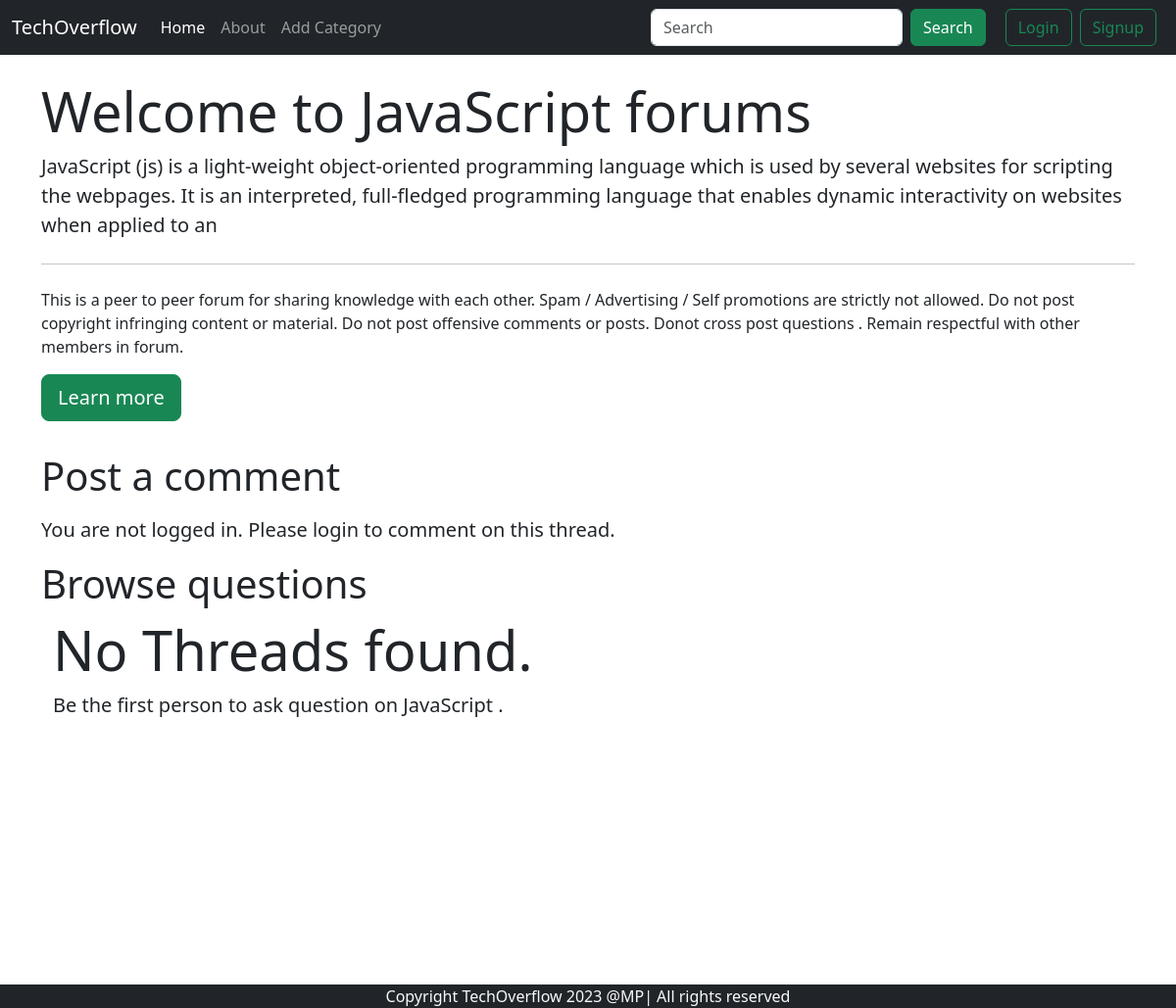
The app's page /threadlist.php?catid=2 with its own data.
### tables this page shows
CREATE TABLE `categories` (
  `category_id` int(11) NOT NULL,
  `category_name` varchar(255) DEFAULT NULL,
  `category_description` varchar(255) DEFAULT NULL,
  `created` datetime DEFAULT current_timestamp()
);

### threadlist.php (the view, shortened to what this page needs)
<!doctype html>
<html lang="en">
<head>
    <link href="https://cdn.jsdelivr.net/npm/bootstrap@5.3.0-alpha3/dist/css/bootstrap.min.css" rel="stylesheet"
>
</head>
<body>
</body>
</html>
<?php
require "./partials/_header.php";
require "./partials/_dbconnect.php";
?>
<?php
$id = $_GET['catid'];
$sql = "SELECT * FROM categories WHERE category_id=$id";
$result = mysqli_query($conn, $sql);
while ($row = mysqli_fetch_assoc($result)) {
    $cat_name = $row['category_name'];
    $cat_desc = $row['category_description'];
}
?>
<div class="container my-4">
    <div class="jumbotron">
        <h1 class="display-4">Welcome to <?php echo $cat_name ?> forums</h1>
        <p class="lead"><?php echo $cat_desc ?>
            <hr class="my-4">
        <p>This is a peer to peer forum for sharing knowledge with each other. Spam / Advertising / Self promotions are
            strictly not allowed. Do not post copyright infringing content or material. Do not post offensive comments
            or posts. Donot cross post questions . Remain respectful with other members in forum.</p>
        <a href="#" role="button" class="btn btn-success btn-lg">Learn more</a>
    </div>
</div>
<?php
    if(isset($_SESSION['loggedin']) && $_SESSION['loggedin']==true)
    {
        echo '<div class="container" style="margin-bottom: 50px;">
        <h1 class="py-2">Start a discussion</h1>
        <form action="'. $_SERVER["REQUEST_URI"] .'" method="post">
            <div class="mb-3">
                <label for="title" class="form-label">Problem Title</label>
                <input type="text" class="form-control" id="title" aria-describedby="emailHelp" name="title">
                <div id="title" class="form-text">Keep your title as crisp and short as possible.</div>
            </div>
            <div class="form-group">
                <label for="desc">Elaborate your problem</label>
                <textarea name="desc" id="desc" rows="3" class="form-control"></textarea>
            </div>
            <button type="submit" class="btn btn-success">Submit</button>
        </form>
    </div>';
    }
    else
    {
        echo '<div class="container">
            <div style="margin-bottom: 5px;">
                <h1 class="py-2">Post a comment</h1>
            </div>
            <p class="lead">
               You are not logged in. Please login to comment on this thread.
            </p>
        </div>';
    }
?>
<div class="container" style=" min-height:433px">
    <h1 style="margin-bottom: 10px;">Browse questions</h1>
    <?php
    $entry = false;
    if (!$entry)
    {
        echo '
       <div class="jumbotron jumbotron-fluid">
            <div class="container">
                <h1 class="display-4">No Threads found.</h1>
                <p class="lead">Be the first person to ask question
                on ' . $cat_name . ' .</p>
            </div>
        </div>';
    }
    ?>
</div>
<?php
require "./partials/_footer.php";
?>

### records on screen
categories: category_name "JavaScript", category_description "JavaScript (js) is a light-weight object-oriented programming language which is used by several websites for scripting the webpages. It is an interpreted, full-fledged programming language that enables dynamic interactivity on websites when applied to an"
